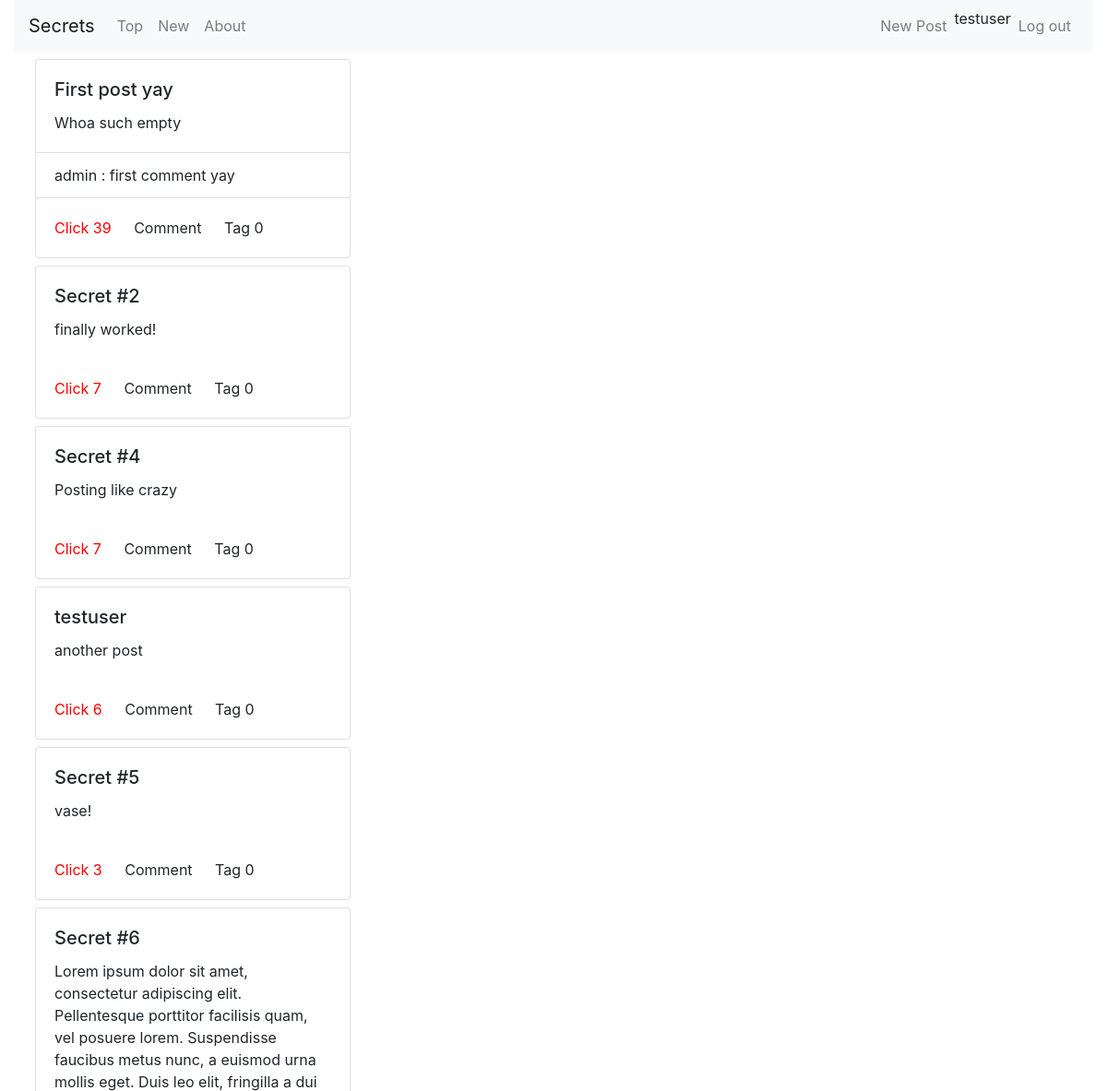
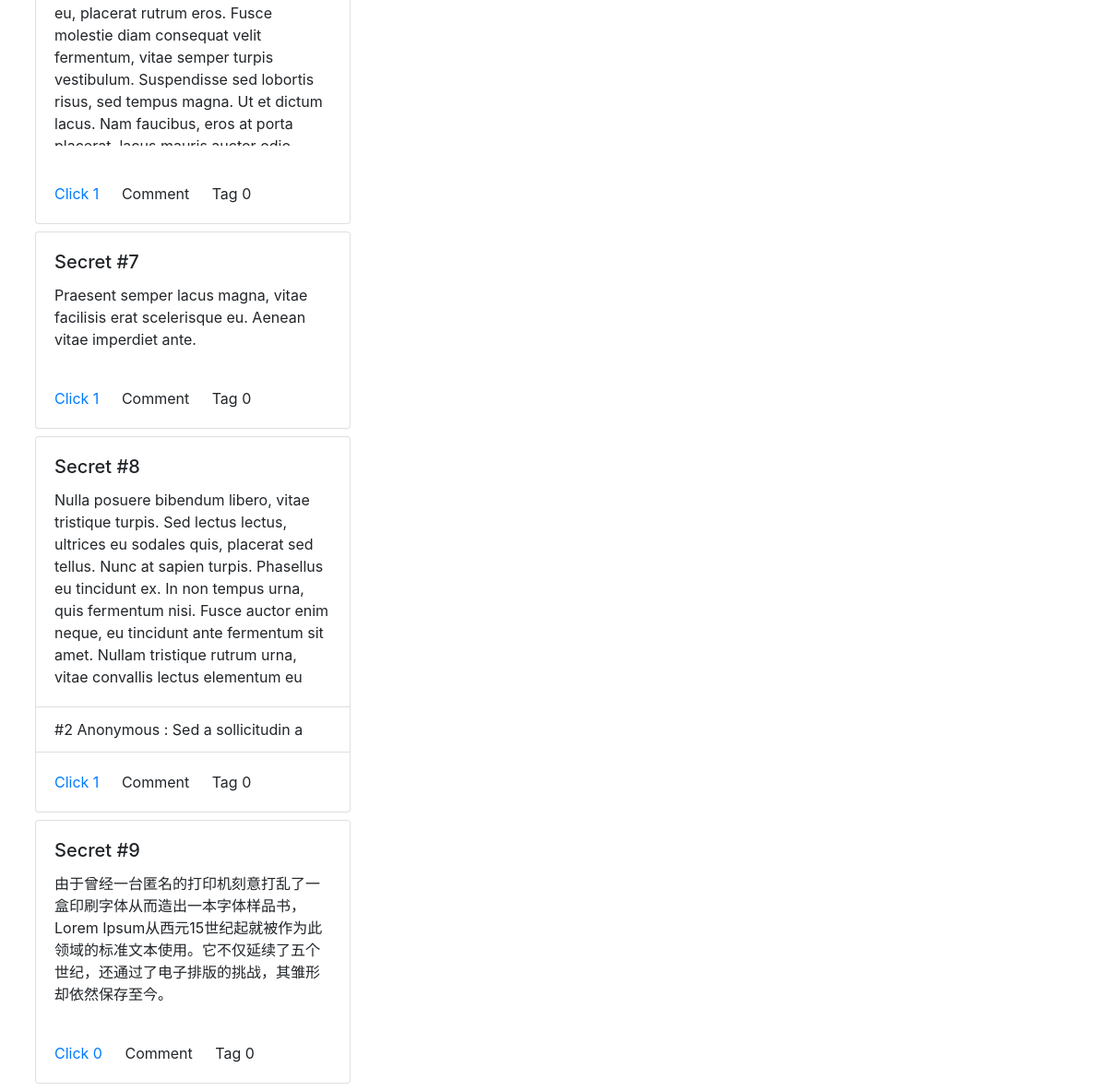
The page /forum/top/ (signed in) on the database its author committed (2 pictures, top to bottom).
### forum/models.py (models this page shows, shortened)
class Post(models.Model):
    title = models.CharField(max_length=50, default='Untitled')
    author = models.ForeignKey(User, on_delete=models.CASCADE)
    date = models.DateTimeField(default = timezone.now)
    content = models.TextField(default="Whoa such empty")
    clicks = models.IntegerField(default=0)
    tags = models.IntegerField(default=0)

class Comments(models.Model):
    author = models.ForeignKey(User, on_delete=models.CASCADE)
    display_name = models.CharField(max_length=50, default='')
    date = models.DateTimeField(default=timezone.now)
    content = models.TextField(default='')
    post = models.ForeignKey(Post, on_delete=models.CASCADE)
    parent_comment = models.ForeignKey('self', on_delete=models.CASCADE, null=True, blank=True)
    def __str__(self):
        return self.display_name + ' : ' + str(self.content)[:20]

### forum/views.py (the view)
# urls.py: path('', views.IndexView.as_view(), name = 'index'),
class IndexView(View):
    template_name = "forum/index.html"
    mode = None
    def get_clicked(self, request, post_id):
        if request.user.is_authenticated:
            clicked_list = request.user.profile.clicked.split()
        else:
            try:
                clicked_list = request.session['clicked'].split()
            except KeyError: return False
        return str(post_id) in clicked_list
    def get(self, request):
        user = request.user
        if self.mode is 'top':
            self.index_post = Post.objects.order_by('-clicks')[:21]
        else:
            self.index_post = Post.objects.order_by('-date')[:21]
        for this_post in self.index_post:
            this_post.comment_snaps = Comments.objects.filter(post=this_post)[:3]
            this_post.clicked = self.get_clicked(request, this_post.pk)
        context = {
            'user':user,
            'latest_post_list': self.index_post,
        }
        return render(request, self.template_name, context)

### ui/templates/forum/index.html (shortened to what this page needs)
{% extends 'base.html' %}
{% block content %}
<div class="container-fluid">
  <div class="grid" data-masonry='{ "itemSelector": ".grid-item", "columnWidth": 1 }'>
    {% for post in latest_post_list %}
    <div class="card my-2 mx-2 grid-item index-card">
      <div class="card-body card-body-ajax" id="{{ post.id }}">
        <h5 class="card-title index-card-title">{{ post.title }}</h5>
        <p class="card-text index-card-text">{{ post.content }}</p>
      </div>
      <ul class="list-group list-group-flush">
        {% for comment_snippet in post.comment_snaps %}
        <li class="list-group-item index-card-comment">{{comment_snippet}}</li>
        {% endfor %}
      </ul>
      <div class="card-body">
        {% if post.clicked %}
        <a class="card-link clickup-button-ajax clickup-clicked" id='{{ post.id }}' style="color:red">
          Click {{post.clicks}}</a>
        {% else %}
        <a class="card-link clickup-button-ajax clickup-unclicked" id='{{ post.id }}' style="color:#007bff">
          Click {{post.clicks}}
        </a>
        {% endif %}
        <a class="card-link comment-ajax comment-button">Comment</a>
        <a class="card-link tag-ajax tag-button">Tag {{post.tags}}</a>
      </div>
    </div>
    {% endfor %}
  </div>
</div>
{% endblock %}

### ui/templates/base.html (shortened to what this page needs)
{% load static %}
{% load widget_tweaks %}
<!DOCTYPE html>
<html lang="en">
<head>
  <link rel="stylesheet" href="https://maxcdn.bootstrapcdn.com/bootstrap/4.0.0/css/bootstrap.min.css">
  <link rel="stylesheet" href="{% static "base.css" %}">
</head>
<body>
  <div class="container-fluid">
    <nav class="navbar navbar-expand-lg navbar-light bg-light">
      <a class="navbar-brand" href="{% url 'forum:index' %}">Secrets</a>
      <div class="collapse navbar-collapse" id="navbarSupportedContent">
        <ul class="navbar-nav mr-auto">
          <li class="nav-item">
            <a class="nav-link" href="{% url 'forum:top' %}">Top</a>
          </li>
          <li class="nav-item">
            <a class="nav-link" href="{% url 'forum:new' %}">New</a>
          </li>
          <li class="nav-item">
            <a class="nav-link" href="#">About</a>
          </li>
        </ul>
        <ul class="navbar-nav ml-auto">
          <li class="nav-item">
            <a class="nav-link new-post-ajax">New Post</a>
          </li>
          {% if user.is_authenticated %}
          {{ user.username }}
          <li class="nav-item">
            <a class="nav-link" href="{% url 'forum:logout'%}">Log out</a>
          </li>
          {% endif %}
        </ul>
      </div>
    </nav>
    {% block content %}
    {% endblock %}
  </div>
</body>
</html>

### ui/static/base.css (style rules this page uses)
.index-card-text { overflow: auto; max-height: 300px; }
.index-card { width: 30%; max-width: 400px; min-width: 250px; }

### rows shown on the page
Post: title "First post yay", content "Whoa such empty", clicks "39", tags "0"
Comments: display_name+content "admin : first comment yay"
Post: title "Secret #2", content "finally worked!", clicks "7", tags "0"
Post: title "Secret #4", content "Posting like crazy", clicks "7", tags "0"
Post: title "testuser", content "another post", clicks "6", tags "0"
Post: title "Secret #5", content "vase!", clicks "3", tags "0"
Post: title "Secret #6", content "Lorem ipsum dolor sit amet, consectetur adipiscing elit. Pellentesque porttitor facilisis quam, vel posuere lorem. Suspendisse faucibus metus nunc, a euismod urna mollis eget. Duis leo elit, fringilla a dui eu, placerat rutrum eros. Fusce molestie diam consequat velit fermentum, vitae semper turpis vestibulum. Suspendisse sed lobortis risus, sed tempus magna. Ut et dictum lacus. Nam faucibus, eros at porta…", clicks "1", tags "0"
Post: title "Secret #7", content "Praesent semper lacus magna, vitae facilisis erat scelerisque eu. Aenean vitae imperdiet ante.", clicks "1", tags "0"
Post: title "Secret #8", content "Nulla posuere bibendum libero, vitae tristique turpis. Sed lectus lectus, ultrices eu sodales quis, placerat sed tellus. Nunc at sapien turpis. Phasellus eu tincidunt ex. In non tempus urna, quis fermentum nisi. Fusce auctor enim neque, eu tincidunt ante fermentum sit amet. Nullam tristique rutrum urna, vitae convallis lectus elementum eu", clicks "1", tags "0"
Comments: display_name+content "#2 Anonymous : Sed a sollicitudin a"
Post: title "Secret #9", content "由于曾经一台匿名的打印机刻意打乱了一盒印刷字体从而造出一本字体样品书，Lorem Ipsum从西元15世纪起就被作为此领域的标准文本使用。它不仅延续了五个世纪，还通过了电子排版的挑战，其雏形却依然保存至今。", clicks "0", tags "0"

### other values the page prints
{{ user.username }} "testuser"
